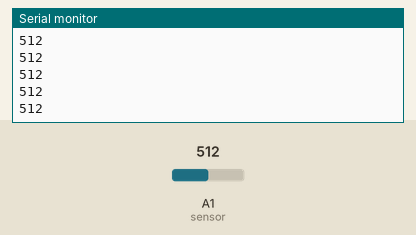
Simulated run of this sketch. Board: Arduino Uno, built with avr-gcc and run on an emulated ATmega328P. On the bench: the last lines printed to the serial monitor. The test bench sets the inputs (shaded band); at power-on: A1 (sensor) = 512.

Above: at 1.2 s.
1.3 s: A1 (sensor) set to 716
At 2.1 s:
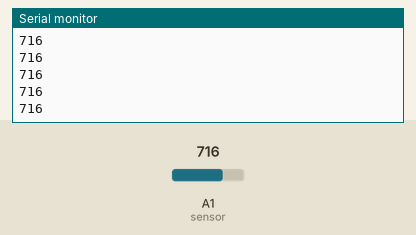
2.8 s: A1 (sensor) set to 900
At 3.5 s:
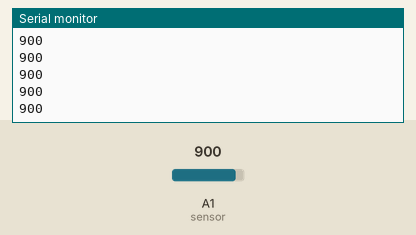
Timing chart, 0 to 5.8 s (numbered marks = the images above; inputs shaded):
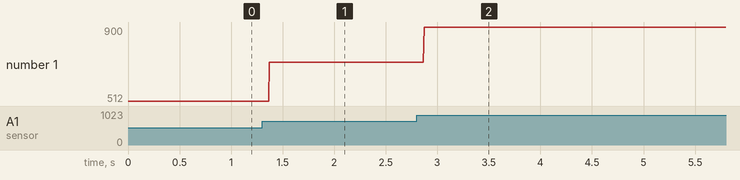

The sketch:

analog.ino
```cpp
const int sensor = A1;
void setup()
{
  Serial.begin(9600);
}

void loop()
{
  Serial.println(analogRead(sensor));
}
```

Measured:
- after the input at 1.3 s, the serial monitor: prints a new line after 0.07 s (image 1)
- after the input at 2.8 s, the serial monitor: prints a new line after 0.07 s (image 2)
- plotted number 1: 512 → 716 after the input at 1.3 s, 716 → 900 after the input at 2.8 s
